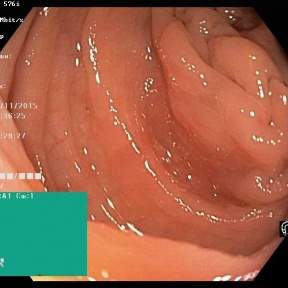
#> input picture pytorch-superpoint/images/00030.jpg, 288 x 288 px, found by its file name
$ python sift_feature_points.py
#> lines starting #> are read from the running program, lines starting #| are printed output that depends on the picture; after the words box and inside, x2 and y2 are one past the last pixel; in counts of white or black regions, pixels touching at a corner belong together
import cv2
import numpy as np
import matplotlib.pyplot as plt

# find feature points
# Replace with your image path
img_path = '/Users/zhiguoma/Desktop/master/homework/image_understanding/dataset/EndoJPEG/hyperK_000/00030.jpg'
img = cv2.imread(img_path)
#> img is the input picture: shape (288, 288, 3); mean B, G, R 72.6, 97.9, 156.3

if img is None:
    print("Unable to load image from path:", img_path)
else:
    sift = cv2.SIFT_create()
    keypoints = sift.detect(img, None)
#> keypoints = 155 keypoints; strongest (x, y, size): (45, 8, 2.2), (237, 279, 2.4), (35, 278, 4.2), (226, 278, 4.1)

    img_with_keypoints = np.copy(img)


    for kp in keypoints:
        x, y = map(int, kp.pt)
        cv2.circle(img_with_keypoints, (x, y), 1, (0, 255, 0), -1)
#> this loop made 155 passes
#> (kp, x, y) on passes 1 to 3: (keypoint at (3.5, 174), size 1.9, 3, 174), (keypoint at (3.5, 49), size 2.2, 3, 49), (keypoint at (4, 195.8), size 2.3, 3, 195)
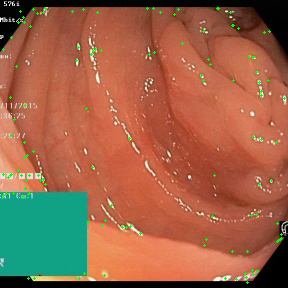
#> img_with_keypoints: shape (288, 288, 3); 0.71% of pixels changed, all inside (x1, y1, x2, y2) = (2, 7, 286, 284)

    plt.imshow(cv2.cvtColor(img_with_keypoints, cv2.COLOR_BGR2RGB))
    plt.title("Interest Points Overlay")
    plt.show()

$ run again, with pytorch-superpoint/images/00177.jpg copied over pytorch-superpoint/images/00030.jpg
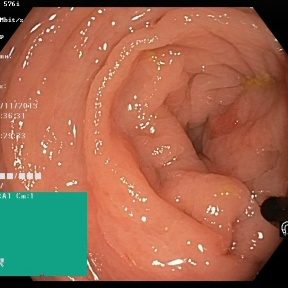
#> input picture pytorch-superpoint/images/00177.jpg, 288 x 288 px, found by its file name
#> img is the input picture: shape (288, 288, 3); mean B, G, R 77.9, 102.4, 155
#> keypoints = 192 keypoints; strongest (x, y, size): (260, 236, 3.1), (100, 11, 2.2), (40, 39, 2), (48, 30, 2.1)
#> the loop `for kp in keypoints:` made 192 passes
#> (kp, x, y) on passes 1 to 3: (keypoint at (3.4, 174.1), size 1.9, 3, 174), (keypoint at (4, 195.7), size 2.6, 3, 195), (keypoint at (4, 195.7), size 2.6, 3, 195)
#> after the loop `for kp in keypoints:`:
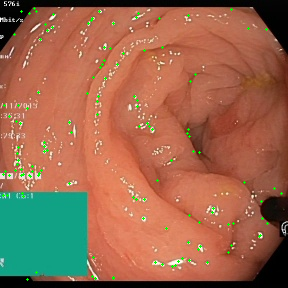
#> img_with_keypoints: shape (288, 288, 3); 0.76% of pixels changed, all inside (x1, y1, x2, y2) = (2, 7, 283, 281)
